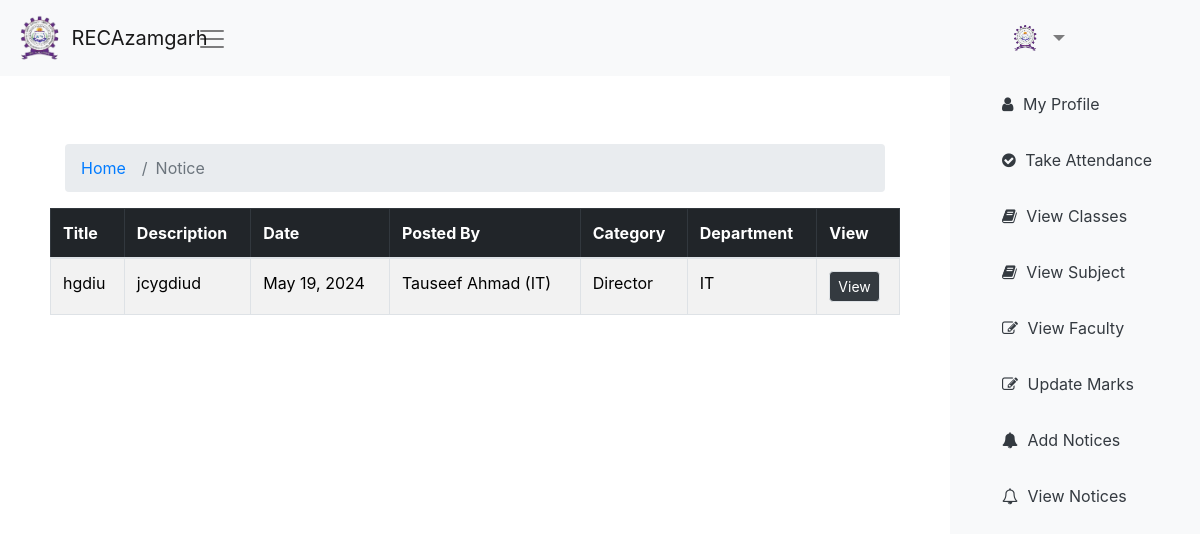
Page /faculty/viewNotice/ on the earlier database version.
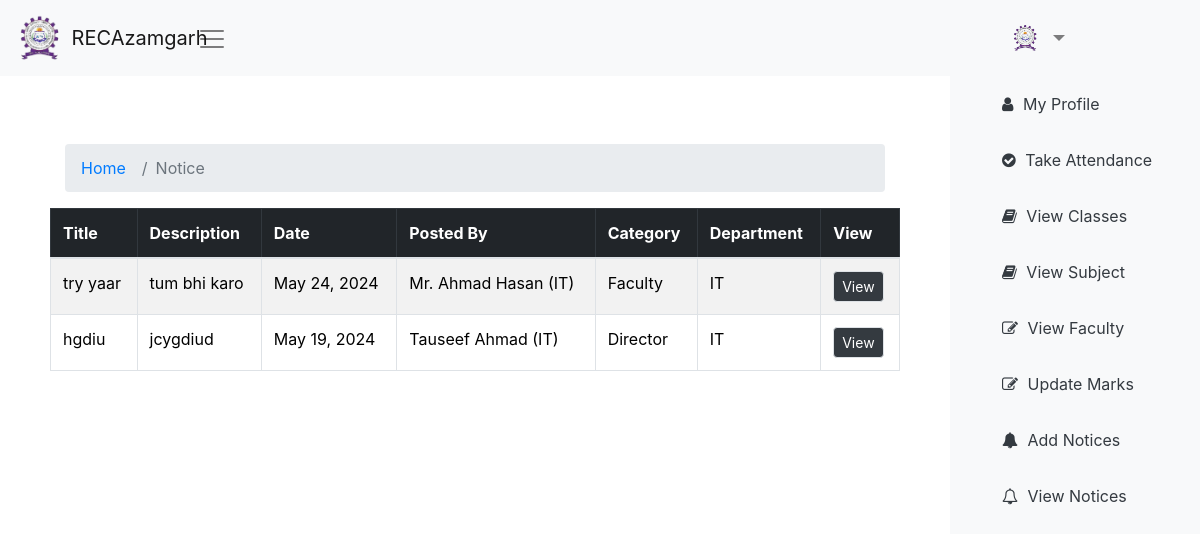
Same page on the later database version.
### faculty/models.py (models this page shows, shortened)
class Notice(models.Model):
    Title = models.CharField(max_length=100)
    Description = models.TextField()
    date = models.DateField(auto_now_add=True)
    category = models.ForeignKey(Department, on_delete=models.CASCADE)
    by = models.ForeignKey(Employee, on_delete=models.CASCADE)
    who = models.ForeignKey(Role, on_delete=models.CASCADE)

class Employee(models.Model):
    user = models.OneToOneField(User, on_delete=models.CASCADE,blank=True, null=True)
    name = models.CharField(max_length=100)
    mobile_no = models.CharField(max_length=15, blank=True, null=True)
    email = models.EmailField(blank=True, null=True)
    department = models.ForeignKey(Department, on_delete=models.CASCADE)
    role = models.ForeignKey('Role', on_delete=models.CASCADE,default=1)
    joining_date = models.DateField(blank=True, null=True)
    father_name = models.CharField(max_length=100, blank=True, null=True)
    mother_name = models.CharField(max_length=100, blank=True, null=True)
    dob = models.DateField(blank=True, null=True)
    def __str__(self):
        return f"{self.name} ({self.department})"

class Department(models.Model):
    name = models.CharField(max_length=50)
    def __str__(self):
        return self.name

class Role(models.Model):
    name = models.CharField(max_length=50)
    def __str__(self):
        return self.name

### faculty/views.py (the view)
# urls.py: path('viewNotice/', views.viewNotice, name='viewNotice'),
def viewNotice(request):
    notices = Notice.objects.all().order_by('-date')
    return render(request, 'faculty/ViewNotice.html', {'notices': notices})

### templates/faculty/viewNotice.html (shortened to what this page needs)
{% extends './base.html' %}
{% block content %}
<div class="container my-5">
    <nav class="d-flex">
        <div class="col-md-12 ">
            <ol class="breadcrumb">
                <li class="breadcrumb-item"><a href="{% url "faculty:Findex" %}">Home</a></li>
                <li class="breadcrumb-item active">Notice</li>
            </ol>
        </div>
    </nav>
    <div class="table-responsive">
        <table class="table table-bordered table-striped">
            <thead class="table-dark">
                <tr>
                    <th scope="col">Title</th>
                    <th scope="col">Description</th>
                    <th scope="col">Date</th>
                    <th scope="col">Posted By</th>
                    <th scope="col">Category</th>
                    <th scope="col">Department</th>
                    <th scope="col">View</th>
                </tr>
            </thead>
            <tbody>
                {% for notice in notices %}
                <tr>
                    <td>{{ notice.Title }}</td>
                    <td>{{ notice.Description }}</td>
                    <td>{{ notice.date }}</td>
                    <td>{{ notice.by }}</td>
                    <td>{{ notice.who }}</td>
                    <td>{{ notice.category }}</td>
                    <td>
                        <button class="btn btn-sm btn-dark border rounded" data-toggle="modal" data-target="#modal{{ notice.id }}">View</button>
                    </td>
                </tr>
                {% endfor %}
            </tbody>
        </table>
    </div>
</div>
{% endblock %}

Differences in the rows shown:
added Notice: Title "try yaar", Description "tum bhi karo", date "May 24, 2024", by "Mr. Ahmad Hasan (IT)", who "Faculty", category "IT"
